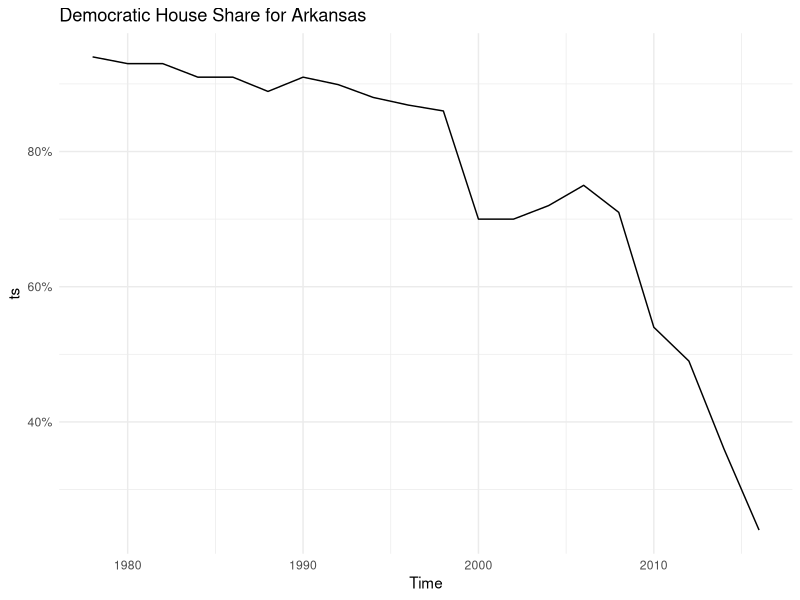
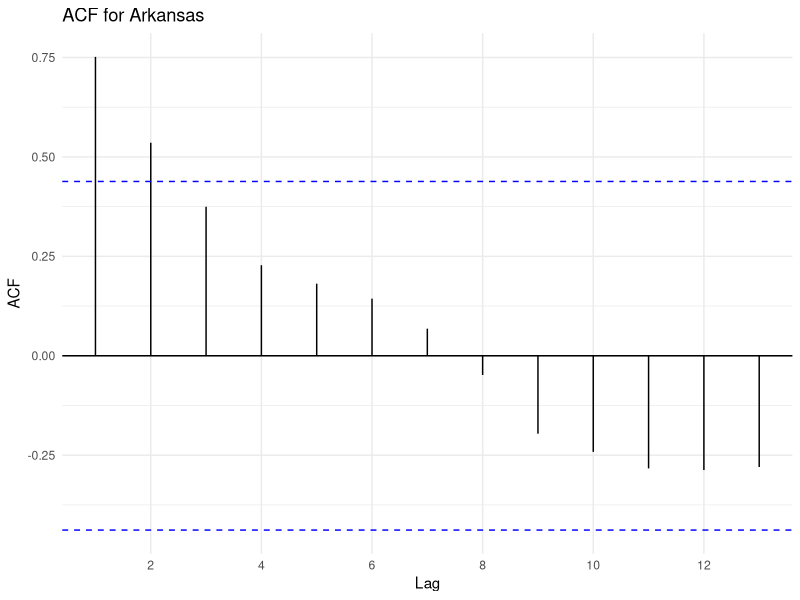
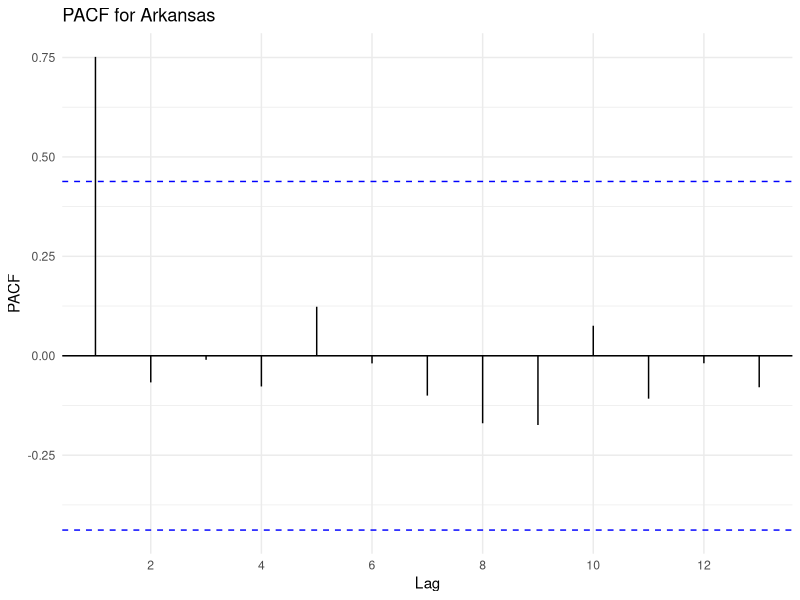
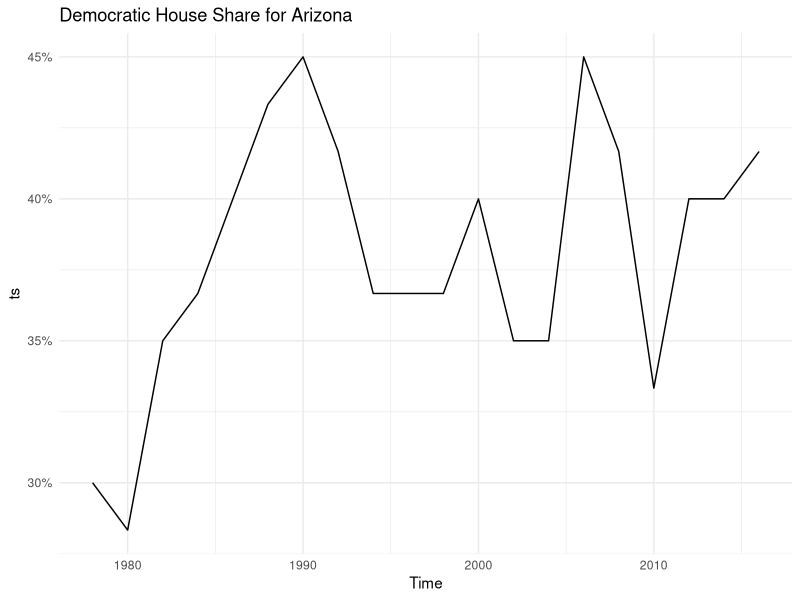
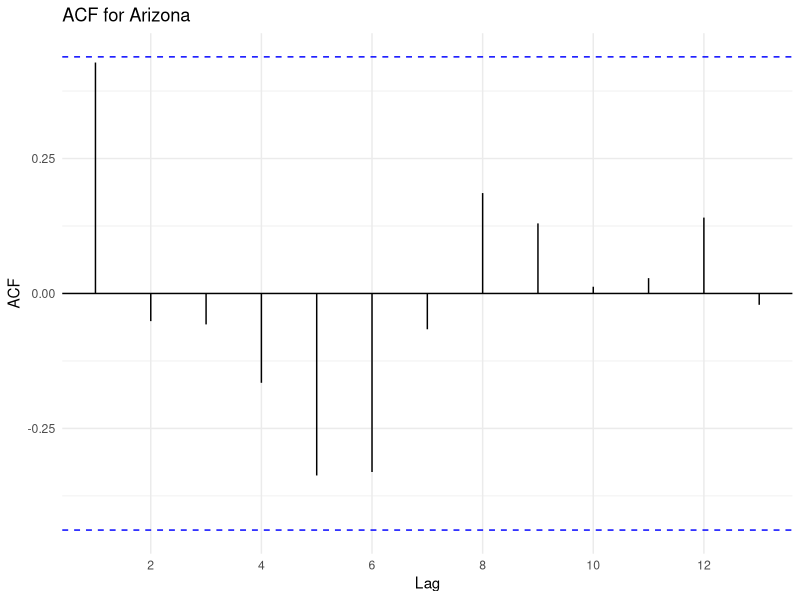
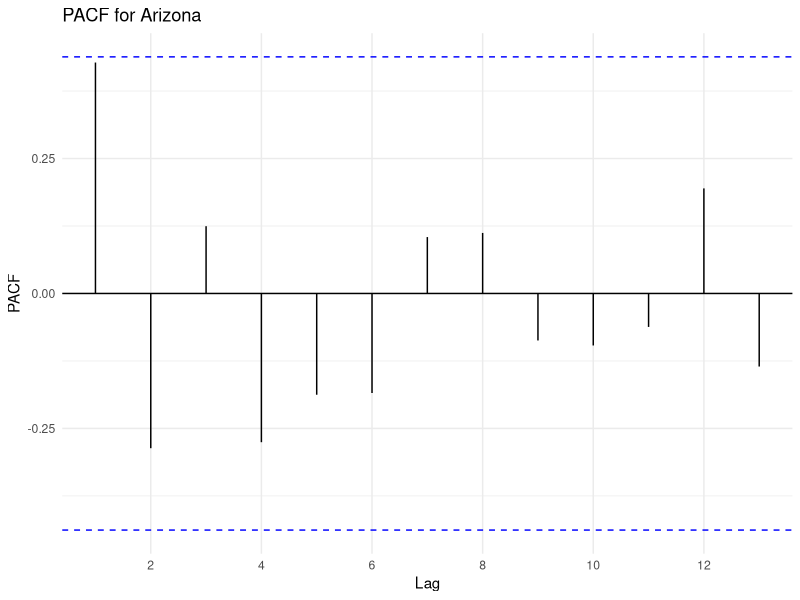
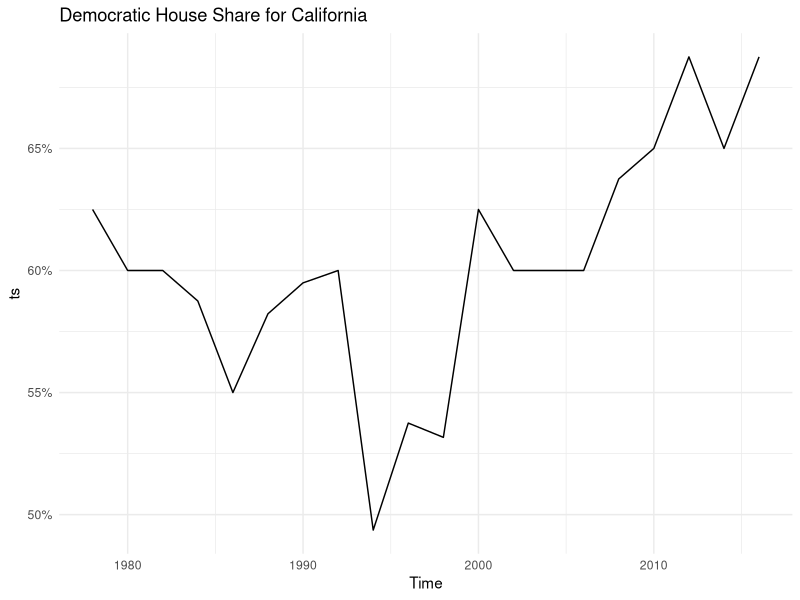
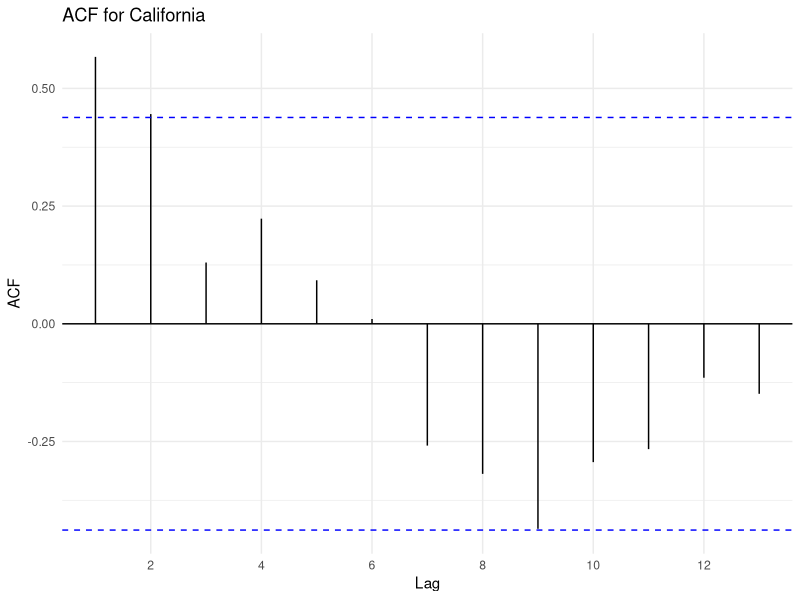

Write the R code that produced these figures, in order. (Note: this script raises an error after producing the figures.)
## ---- chunk 1
library(tidyverse)
library(forecast)
library(nlme)

'%!in%' <- function(x, y)!('%in%'(x, y))

#key theoretical perspectives:

#1. economic performance
#2. spillovers/coattails
#3. trends

#M1 - control for midterm effects, presidential and gubernatorial unemployment 
#     effects, and presidential and gubernatorial coattails

#M2 - control for all M1 variables and region specific trends
## ---- chunk 2
#process data
house <- read_csv("statehouse.csv") %>%
  filter(GovCycle == 1, #gov cycle needs to be 2010, 2014, 2018...
         HouseTerm == 2) %>% #2 yr house term only
  arrange(State, Year) %>% #arrange by State, then year within States
  group_by(State) %>% #group rows by State for lagging
  mutate(DemHouseShareL1 = lag(DemHouseShare, 1), #use stats::lag with properly ordered tbl
         DemHouseShareL2 = lag(DemHouseShare, 2),
         DemHouseShareL3 = lag(DemHouseShare, 3),
         DemHouseShareL4 = lag(DemHouseShare, 4))

#double check work using stat::lag()
#house %>% 
#  select(State, Year, DemHouseShare, DemHouseShareL1, DemHouseShareL2, DemHouseShareL3, DemHouseShareL4) %>% 
#  View()

#28 states
length(unique(house$State))

#20 periods
length(unique(house$Year))
## ---- chunk 3
#make some file structure for output
if(!dir.exists("output")){
  dir.create("output")
  dir.create("output/ts")
  dir.create("output/acf")
  dir.create("output/pacf")
}

#empty obj for unit root test results
unitroot.tbl <- NULL

#iterate through states
for(state in unique(house$State)){
  
  #pull the state's ts
  ts <- house %>%
    filter(State == state) %>%
    pull(DemHouseShare)
  
  #make it ts class
  ts <- ts(ts, start = 1978, end = 2016, frequency = 1/2)
  
  #plot the ts
  TS <- autoplot(ts) +
    scale_y_continuous(labels = scales::percent) +
    labs(title = paste0("Democratic House Share for ", house$Statename[house$State == state])) +
    theme_minimal()
  
  #plot the ACF
  ACF <- ggAcf(ts) +
    labs(title = paste0("ACF for ", house$Statename[house$State == state])) +
    theme_minimal()
  
  #plot the PACF
  PACF <- ggPacf(ts) +
    labs(title = paste0("PACF for ", house$Statename[house$State == state])) +
    theme_minimal()
  
  #rum ADF test, parse results to row
  ADF <- tseries::adf.test(ts)
  ADF.row <- data.frame(state = state, 
                        test = "ADF", 
                        statistic = ADF[['statistic']], 
                        parameter = ADF[['parameter']], 
                        p.value = ADF[['p.value']],
                        stringsAsFactors = F)
  
  #run PP test, parse results to row
  PP <- PP.test(ts)
  PP.row <- data.frame(state = state, 
                       test = "PP", 
                       statistic = PP[['statistic']], 
                       parameter = PP[['parameter']],
                       p.value = PP[['p.value']],
                       stringsAsFactors = F)

  #write graphics to pdf
  ggsave(TS, filename = paste0("./output/ts/", state, "_ts.pdf"),
         width = 8, height = 6, dpi = 300)
  ggsave(ACF, filename = paste0("./output/acf/", state, "_acf.pdf"),
         width = 8, height = 6, dpi = 300)
  ggsave(PACF, filename = paste0("./output/pacf/", state, "_pacf.pdf"),
         width = 8, height = 6, dpi = 300)
  
  #add row to unit root tbl
  unitroot.tbl <- bind_rows(unitroot.tbl, ADF.row, PP.row)
  
  #NB: NEED TO ADD PURTEST, CANNOT INSTALL PKG ON PLANE
}

#write unit root tbl to storage
write_csv(unitroot.tbl, "output/unitroot_tests.csv")

#plot unit root p.val dist
ggplot(unitroot.tbl, aes(x = p.value, fill = test)) + 
  facet_wrap(~ test) +
  geom_histogram(binwidth = .2) +
  theme_minimal() +
  scale_fill_brewer(palette = "Set1")
## ---- chunk 4
house <- groupedData(DemHouseShare ~ PartisanMidterm + PresUnem + GovUnem + PresCoattails + GovCoattails | State, 
                     data = house)

#no dynamics, just covariates + state random effect
m1_a <- lme(DemHouseShare ~ PartisanMidterm + PresUnem + GovUnem + PresCoattails + GovCoattails,
            random = ~ 1,
            data = house)
summary(m1_a)

#AR(1)
m1_b <- lme(DemHouseShare ~ PartisanMidterm + PresUnem + GovUnem + PresCoattails + GovCoattails,
            random = ~ 1,
            correlation = corARMA(p = 1, q = 0),
            data = house)
summary(m1_b)

#MA(1)
m1_d <- lme(DemHouseShare ~ PartisanMidterm + PresUnem + GovUnem + PresCoattails + GovCoattails,
            random = ~ 1,
            correlation = corARMA(p = 0, q = 1),
            data = house)
summary(m1_d)

#ARMA(1,1)
m1_e <- lme(DemHouseShare ~ PartisanMidterm + PresUnem + GovUnem + PresCoattails + GovCoattails,
            random = ~ 1,
            correlation = corARMA(p = 1, q = 1),
            data = house)
summary(m1_e)

#AR(1) appears to fit best. The MA(1) contribution is small, and higher-order 
#autoregression also does not seem to be present
## ---- chunk 5
house <- groupedData(DemHouseShare ~ PartisanMidterm + PresUnem + GovUnem + PresCoattails + GovCoattails +
                       Year * Midwest + Year * South + Year * West | State, 
                     data = house)

#no dynamics, just covariates + state random effect
m1_a <- lme(DemHouseShare ~ PartisanMidterm + PresUnem + GovUnem + PresCoattails + GovCoattails +
                       Year * Midwest + Year * South + Year * West,
            random = ~ 1,
            data = house)
summary(m1_a)

#AR(1)
m1_b <- lme(DemHouseShare ~ PartisanMidterm + PresUnem + GovUnem + PresCoattails + GovCoattails +
                       Year * Midwest + Year * South + Year * West,
            random = ~ 1,
            correlation = corARMA(p = 1, q = 0),
            data = house)
summary(m1_b)

#MA(1)
m1_d <- lme(DemHouseShare ~ PartisanMidterm + PresUnem + GovUnem + PresCoattails + GovCoattails +
                       Year * Midwest + Year * South + Year * West,
            random = ~ 1,
            correlation = corARMA(p = 0, q = 1),
            data = house)
summary(m1_d)

#ARMA(1,1)
m1_e <- lme(DemHouseShare ~ PartisanMidterm + PresUnem + GovUnem + PresCoattails + GovCoattails +
                       Year * Midwest + Year * South + Year * West,
            random = ~ 1,
            correlation = corARMA(p = 1, q = 1),
            data = house)
summary(m1_e)

#AR(1) appears to fit best. The MA(1) contribution is small, and higher-order 
#autoregression also does not seem to be present
